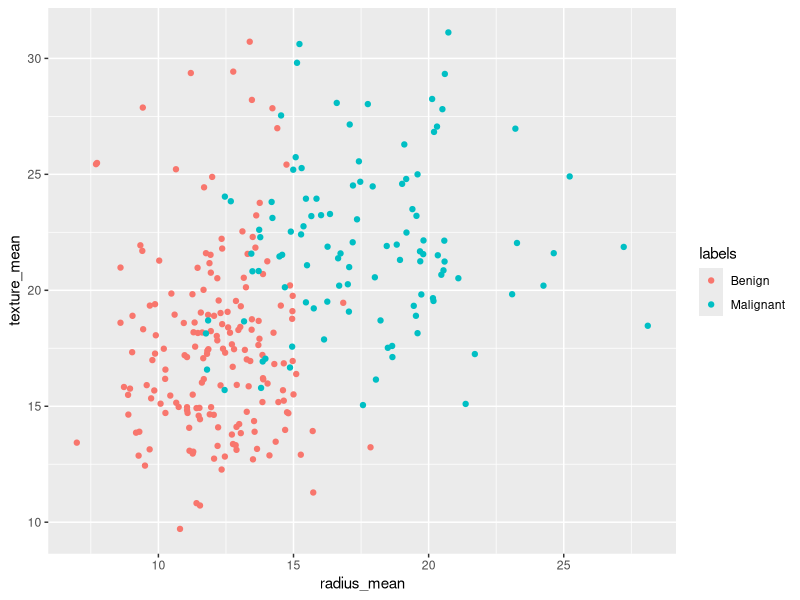
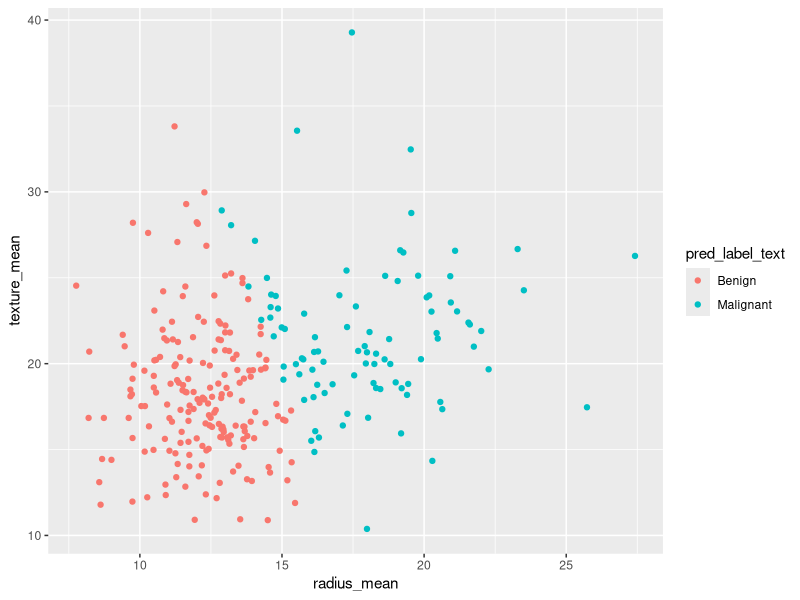
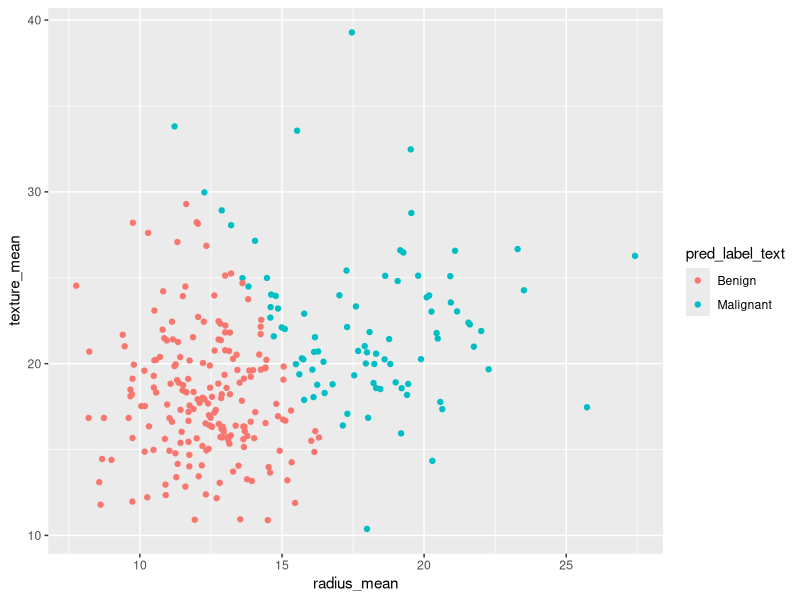

Here is the R script that generated these plots, in order:
## ---- chunk 1
library(tidyverse)
library(caret)
library(dslabs)
data(brca)
## ---- chunk 2
dat = data.frame(labels = factor(ifelse(brca$y == "B", "Benign", "Malignant")), 
                 y = ifelse(brca$y == "B", 0, 1), 
                 radius_mean = brca$x[,"radius_mean"], 
                 texture_mean = brca$x[,"texture_mean"])
## ---- chunk 3
set.seed(260)
index_train = createDataPartition(y = dat$labels, times = 1, p = 0.5, list = FALSE)
train_set = slice(dat, index_train)
test_set = slice(dat, -index_train)
## ---- chunk 4
### Prevalence of Outcome
mean(train_set$y) ### 37% M 63% B


### Mean of each predictor by outcome value
train_set %>% 
  group_by(y) %>% 
  summarise('mean_radius' = mean(radius_mean),
            'mean_texture' = mean(texture_mean))


### Scatterplot coloring by outcome
ggplot(train_set, aes(x = radius_mean, y = texture_mean)) + 
  geom_point(aes(color = labels)) 

## ---- chunk 5
### Fit Model
model_LR <- 
  glm(y ~ radius_mean + texture_mean,
      data = train_set,
      family = 'binomial')

### Make Predictions
prob_malignant <- 
  predict(model_LR,
          newdata = test_set,
          type = 'response')

test_set$prob_malignant <- prob_malignant
test_set$pred_label <- 
  ifelse(test_set$prob_malignant > 0.5, 1, 0)
test_set$pred_label_text <- 
  ifelse(test_set$prob_malignant > 0.5, 'Malignant', 'Benign')

ggplot(test_set, aes(x = radius_mean, y = texture_mean)) + 
  geom_point(aes(col = pred_label_text))

## ---- chunk 6
confusionMatrix(data = as.factor(test_set$pred_label_text), 
                reference = test_set$labels, 
                positive = "Malignant")
## ---- chunk 7
### Prevelance 
pi <- mean(train_set$y)

### Mean/SD of Each Predictor (stratified by tumor type)
params_radius <- 
  train_set %>% 
  group_by(labels) %>% 
  summarize(avg = mean(radius_mean), 
            sd = sd(radius_mean))

params_texture <- 
  train_set %>% 
  group_by(labels) %>% 
  summarize(avg = mean(texture_mean), 
            sd = sd(texture_mean))

### Likelihood Computation
f <- 
  test_set %>% 
  mutate(f0_radius = dnorm(radius_mean, 
                           params_radius$avg[1], params_radius$sd[1]), 
         f1_radius = dnorm(radius_mean, 
                           params_radius$avg[2], params_radius$sd[2]), 
         f0_texture = dnorm(texture_mean, 
                            params_texture$avg[1], params_texture$sd[1]), 
         f1_texture = dnorm(texture_mean, 
                            params_texture$avg[2], params_texture$sd[2]))

### Estimate Probabilities
f <- 
  f %>% 
  mutate(p_hat_bayes = 
           f1_radius*f1_texture*pi / (f1_radius*f1_texture*pi + 
                                  f0_radius*f0_texture*(1-pi))) 
## ---- chunk 8
f$pred_label_text <- ifelse(f$p_hat_bayes > 0.5, 'Malignant', 'Benign')
ggplot(f, aes(x = radius_mean, y = texture_mean)) + 
  geom_point(aes(col = pred_label_text))
